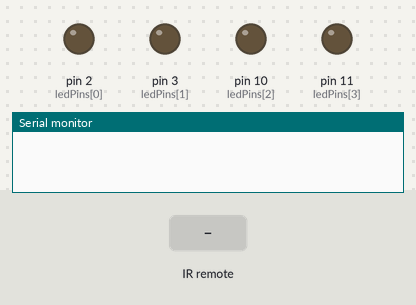
The sketch below on a simulated Arduino Uno, built with avr-gcc and run on an emulated ATmega328P. Parts: output pins drawn as LEDs (lit = HIGH), the last lines printed to the serial monitor. Dashed ring = blinking. Inputs (shaded band) come from the test bench.

Above: at 1.2 s.
1.3 s: infrared code 0xFD08F7 received
2.8 s: infrared code 0xFD8877 received
At 2.9 s:
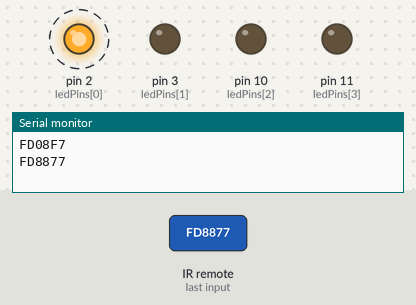
5.8 s: infrared code 0xFD48B7 received
8.8 s: infrared code 0xFD28D7 received
At 10.6 s:
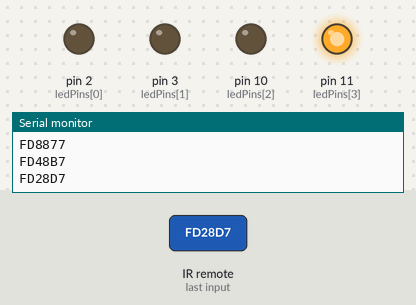
At 11.3 s:
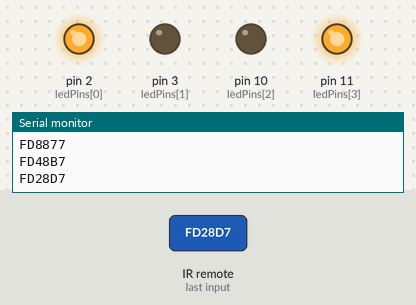
Timing chart, 0 to 12.8 s (numbered marks = the images above; inputs shaded):
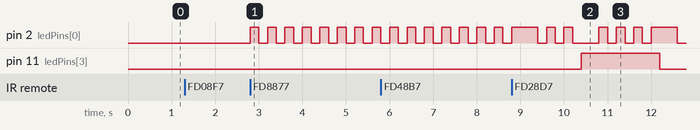

Measured:
- after the input at 2.8 s, pin 2 (ledPins[0]): alternates HIGH for 0.20 s and LOW for 0.20 s, starting at once
- after the input at 8.8 s, pin 11 (ledPins[3]): LOW → HIGH after 1.6 s, → LOW 1.8 s later

The sketch:

Opdracht_8.ino
```cpp
#include <IRremote.h> //importeren library remote

const int irPin = 7;  //Ontvangst pin

IRrecv irrecv(irPin); //Nieuwe instantie van remote
decode_results results; // Variable results om ontvangst knop in op te slaan


const int ledPins[] = {2,3,10,11};
const int knipperTimes[] = {100,200,300,400};


unsigned long lastTimes[] = {0,0};

int ledStatus[] = {LOW, LOW};

//variable om bij te houden of er geklikt is
int bijhouden;
int knipperen;
bool led[] = {false, false, false, false};

void setup(){
  Serial.begin(9600); //Stelt de seriele monitor in
  irrecv.enableIRIn(); //Start de IR-ontvanger
  for(int i : ledPins){
    pinMode(i , OUTPUT);
  }
}

void loop(){


    buttonPressed();


    blinkLed();

}

//Buttondrukken
void buttonPressed(){
   if(irrecv.decode(&results)){
    Serial.println(results.value, HEX);
    irrecv.resume();
      switch(results.value){
        //Button 1
        case 0xFD08F7:
          if(bijhouden == 0){
            bijhouden = 1;
            led[0] = true;
          }else if(bijhouden == 1){
            bijhouden += 1;
            knipperen = 1;
            }
        else{
          bijhouden = 0;
        }

          break;

        //Knop 2
        case 0xFD8877:
          if(bijhouden == 0){
            bijhouden = 1;
            led[1] = true;
          }else if(bijhouden == 1){
            bijhouden += 1;
            knipperen = 2;
            }
        else{
          bijhouden = 0;
        }

          break;

        //Knop 3
        case 0xFD48B7:
          if(bijhouden == 0){
            bijhouden = 1;
            led[2] = true;
          }else if(bijhouden == 1){
            bijhouden += 1;
            knipperen = 3;
            }
        else{
          bijhouden = 0;
        }

          break;

        //Knop 4
        case 0xFD28D7:
          if(bijhouden == 0){
            bijhouden = 1;
            led[3] = true;
          }else if(bijhouden == 1){
            knipperen = 4;
            bijhouden += 1;
            }
        else{
          bijhouden = 0;
        }

          break;
      }

    }
}


//Knippersnelheid 500
void blinkLed(){


  //knipperen led 1
  if(led[0] == true && knipperen == 1){
    blink(0, 0);

  }
  if(led[0] == true && knipperen == 2){
    blink(0, 1);
  }
  if(led[0] == true && knipperen == 3){
    blink(0, 2);
  }
  if(led[0] == true && knipperen == 4){
    blink(0, 3);
  }

  //knipperen led 2
  if(led[1] == true && knipperen == 1){
    blink(1, 0);
  }
  if(led[1] == true && knipperen == 2){
    blink(1, 1);
  }
  if(led[1] == true && knipperen == 3){
    blink(1, 2);
  }
  if(led[1] == true && knipperen == 4){
    blink(1, 3);
  }

  //knipperen led 3
  if(led[2] == true && knipperen == 1){
    blink(2, 0);
  }
  if(led[2] == true && knipperen == 2){
    blink(2, 1);
  }
  if(led[2] == true && knipperen == 3){
    blink(2, 2);
  }
  if(led[2] == true && knipperen == 4){
    blink(2, 3);
  }

  //knipperen led 4
  if(led[3] == true && knipperen == 1){
    blink(3, 0);
  }
  if(led[3] == true && knipperen == 2){
    blink(3, 1);
  }
  if(led[3] == true && knipperen == 3){
    blink(3, 2);
  }
  if(led[3] == true && knipperen == 4){
    blink(3, 3);
  }


}


//Checken of de waarde van statebuttons groter is dan 0 als er al een button is geselecteerd
void blink(int x, int y){
  unsigned long huidigeTijd = millis();
   if(huidigeTijd - lastTimes[0] >= knipperTimes[y]){
      lastTimes[0] = huidigeTijd;
      ledStatus[0] = (ledStatus[0] == LOW) ? HIGH : LOW;
      digitalWrite(ledPins[x], ledStatus[0]);
    }
}
```
